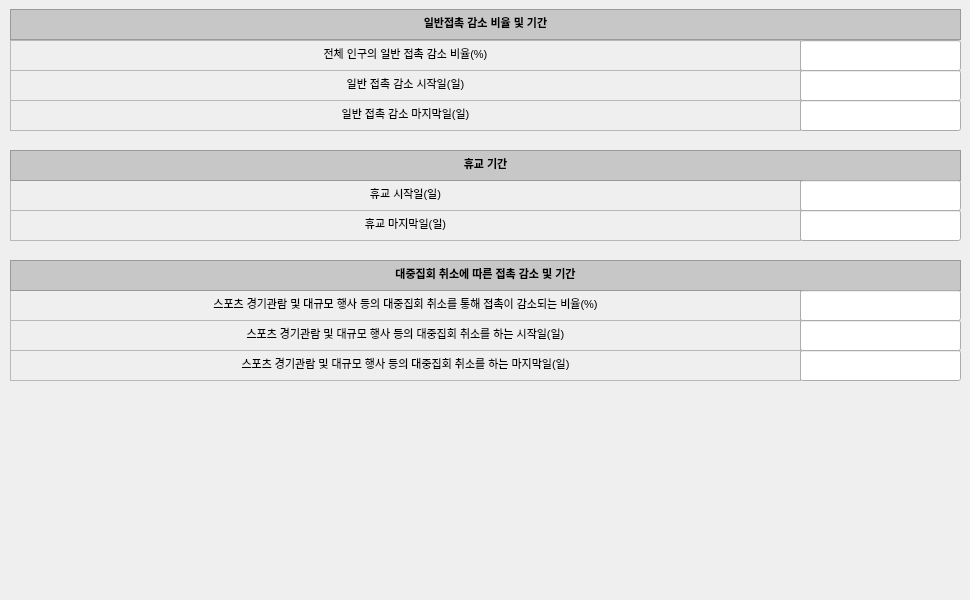
       <widget class="QWidget" name="scrollAreaWidgetContents_4">
        <property name="geometry">
         <rect>
          <x>0</x>
          <y>0</y>
          <width>970</width>
          <height>600</height>
         </rect>
        </property>
        <widget class="QTextEdit" name="textEdit_144">
         <property name="enabled">
          <bool>false</bool>
         </property>
         <property name="geometry">
          <rect>
           <x>10</x>
           <y>40</y>
           <width>791</width>
           <height>31</height>
          </rect>
         </property>
         <property name="html">
          <string>&lt;!DOCTYPE HTML PUBLIC &quot;-//W3C//DTD HTML 4.0//EN&quot; &quot;http://www.w3.org/TR/REC-html40/strict.dtd&quot;&gt;
&lt;html&gt;&lt;head&gt;&lt;meta name=&quot;qrichtext&quot; content=&quot;1&quot; /&gt;&lt;style type=&quot;text/css&quot;&gt;
p, li { white-space: pre-wrap; }
&lt;/style&gt;&lt;/head&gt;&lt;body style=&quot; font-family:'맑은 고딕'; font-size:8.25pt; font-weight:400; font-style:normal;&quot;&gt;
&lt;p align=&quot;center&quot; style=&quot; margin-top:0px; margin-bottom:0px; margin-left:0px; margin-right:0px; -qt-block-indent:0; text-indent:0px;&quot;&gt;&lt;span style=&quot; font-size:8pt; color:#000000;&quot;&gt;전체 인구의 일반 접촉 감소 비율(%)&lt;/span&gt;&lt;/p&gt;&lt;/body&gt;&lt;/html&gt;</string>
         </property>
        </widget>
        <widget class="QTextEdit" name="textEdit_145">
         <property name="enabled">
          <bool>false</bool>
         </property>
         <property name="geometry">
          <rect>
           <x>10</x>
           <y>9</y>
           <width>951</width>
           <height>31</height>
          </rect>
         </property>
         <property name="styleSheet">
          <string notr="true">background-color: rgb(199, 199, 199);</string>
         </property>
         <property name="html">
          <string>&lt;!DOCTYPE HTML PUBLIC &quot;-//W3C//DTD HTML 4.0//EN&quot; &quot;http://www.w3.org/TR/REC-html40/strict.dtd&quot;&gt;
&lt;html&gt;&lt;head&gt;&lt;meta name=&quot;qrichtext&quot; content=&quot;1&quot; /&gt;&lt;style type=&quot;text/css&quot;&gt;
p, li { white-space: pre-wrap; }
&lt;/style&gt;&lt;/head&gt;&lt;body style=&quot; font-family:'맑은 고딕'; font-size:8.25pt; font-weight:400; font-style:normal;&quot;&gt;
&lt;p align=&quot;center&quot; style=&quot; margin-top:0px; margin-bottom:0px; margin-left:0px; margin-right:0px; -qt-block-indent:0; text-indent:0px;&quot;&gt;&lt;span style=&quot; font-size:8pt; font-weight:600; color:#000000;&quot;&gt;일반접촉 감소 비율 및 기간&lt;/span&gt;&lt;/p&gt;&lt;/body&gt;&lt;/html&gt;</string>
         </property>
        </widget>
        <widget class="QTextEdit" name="textEdit_147">
         <property name="enabled">
          <bool>false</bool>
         </property>
         <property name="geometry">
          <rect>
           <x>10</x>
           <y>180</y>
           <width>791</width>
           <height>31</height>
          </rect>
         </property>
         <property name="html">
          <string>&lt;!DOCTYPE HTML PUBLIC &quot;-//W3C//DTD HTML 4.0//EN&quot; &quot;http://www.w3.org/TR/REC-html40/strict.dtd&quot;&gt;
&lt;html&gt;&lt;head&gt;&lt;meta name=&quot;qrichtext&quot; content=&quot;1&quot; /&gt;&lt;style type=&quot;text/css&quot;&gt;
p, li { white-space: pre-wrap; }
&lt;/style&gt;&lt;/head&gt;&lt;body style=&quot; font-family:'맑은 고딕'; font-size:8.25pt; font-weight:400; font-style:normal;&quot;&gt;
&lt;p align=&quot;center&quot; style=&quot; margin-top:0px; margin-bottom:0px; margin-left:0px; margin-right:0px; -qt-block-indent:0; text-indent:0px;&quot;&gt;&lt;span style=&quot; font-size:8pt; color:#000000;&quot;&gt;휴교 시작일(일)&lt;/span&gt;&lt;/p&gt;&lt;/body&gt;&lt;/html&gt;</string>
         </property>
        </widget>
        <widget class="QTextEdit" name="textEdit_148">
         <property name="enabled">
          <bool>false</bool>
         </property>
         <property name="geometry">
          <rect>
           <x>10</x>
           <y>150</y>
           <width>951</width>
           <height>31</height>
          </rect>
         </property>
         <property name="styleSheet">
          <string notr="true">background-color: rgb(199, 199, 199);</string>
         </property>
         <property name="html">
          <string>&lt;!DOCTYPE HTML PUBLIC &quot;-//W3C//DTD HTML 4.0//EN&quot; &quot;http://www.w3.org/TR/REC-html40/strict.dtd&quot;&gt;
&lt;html&gt;&lt;head&gt;&lt;meta name=&quot;qrichtext&quot; content=&quot;1&quot; /&gt;&lt;style type=&quot;text/css&quot;&gt;
p, li { white-space: pre-wrap; }
&lt;/style&gt;&lt;/head&gt;&lt;body style=&quot; font-family:'맑은 고딕'; font-size:8.25pt; font-weight:400; font-style:normal;&quot;&gt;
&lt;p align=&quot;center&quot; style=&quot; margin-top:0px; margin-bottom:0px; margin-left:0px; margin-right:0px; -qt-block-indent:0; text-indent:0px;&quot;&gt;&lt;span style=&quot; font-size:8pt; font-weight:600; color:#000000;&quot;&gt;휴교 기간&lt;/span&gt;&lt;/p&gt;&lt;/body&gt;&lt;/html&gt;</string>
         </property>
        </widget>
        <widget class="QTextEdit" name="textEdit_169">
         <property name="enabled">
          <bool>false</bool>
         </property>
         <property name="geometry">
          <rect>
           <x>10</x>
           <y>290</y>
           <width>791</width>
           <height>31</height>
          </rect>
         </property>
         <property name="html">
          <string>&lt;!DOCTYPE HTML PUBLIC &quot;-//W3C//DTD HTML 4.0//EN&quot; &quot;http://www.w3.org/TR/REC-html40/strict.dtd&quot;&gt;
&lt;html&gt;&lt;head&gt;&lt;meta name=&quot;qrichtext&quot; content=&quot;1&quot; /&gt;&lt;style type=&quot;text/css&quot;&gt;
p, li { white-space: pre-wrap; }
&lt;/style&gt;&lt;/head&gt;&lt;body style=&quot; font-family:'맑은 고딕'; font-size:8.25pt; font-weight:400; font-style:normal;&quot;&gt;
&lt;p align=&quot;center&quot; style=&quot; margin-top:0px; margin-bottom:0px; margin-left:0px; margin-right:0px; -qt-block-indent:0; text-indent:0px;&quot;&gt;&lt;span style=&quot; font-size:8pt; color:#000000;&quot;&gt;스포츠 경기관람 및 대규모 행사 등의 대중집회 취소를 통해 접촉이 감소되는 비율(%)&lt;/span&gt;&lt;/p&gt;&lt;/body&gt;&lt;/html&gt;</string>
         </property>
        </widget>
        <widget class="QTextEdit" name="textEdit_170">
         <property name="enabled">
          <bool>false</bool>
         </property>
         <property name="geometry">
          <rect>
           <x>10</x>
           <y>260</y>
           <width>951</width>
           <height>31</height>
          </rect>
         </property>
         <property name="styleSheet">
          <string notr="true">background-color: rgb(199, 199, 199);</string>
         </property>
         <property name="html">
          <string>&lt;!DOCTYPE HTML PUBLIC &quot;-//W3C//DTD HTML 4.0//EN&quot; &quot;http://www.w3.org/TR/REC-html40/strict.dtd&quot;&gt;
&lt;html&gt;&lt;head&gt;&lt;meta name=&quot;qrichtext&quot; content=&quot;1&quot; /&gt;&lt;style type=&quot;text/css&quot;&gt;
p, li { white-space: pre-wrap; }
&lt;/style&gt;&lt;/head&gt;&lt;body style=&quot; font-family:'맑은 고딕'; font-size:8.25pt; font-weight:400; font-style:normal;&quot;&gt;
&lt;p align=&quot;center&quot; style=&quot; margin-top:0px; margin-bottom:0px; margin-left:0px; margin-right:0px; -qt-block-indent:0; text-indent:0px;&quot;&gt;&lt;span style=&quot; font-size:8pt; font-weight:600; color:#000000;&quot;&gt;대중집회 취소에 따른 접촉 감소 및 기간&lt;/span&gt;&lt;/p&gt;&lt;/body&gt;&lt;/html&gt;</string>
         </property>
        </widget>
        <widget class="QTextEdit" name="textEdit_178">
         <property name="enabled">
          <bool>false</bool>
         </property>
         <property name="geometry">
          <rect>
           <x>10</x>
           <y>70</y>
           <width>791</width>
           <height>31</height>
          </rect>
         </property>
         <property name="html">
          <string>&lt;!DOCTYPE HTML PUBLIC &quot;-//W3C//DTD HTML 4.0//EN&quot; &quot;http://www.w3.org/TR/REC-html40/strict.dtd&quot;&gt;
&lt;html&gt;&lt;head&gt;&lt;meta name=&quot;qrichtext&quot; content=&quot;1&quot; /&gt;&lt;style type=&quot;text/css&quot;&gt;
p, li { white-space: pre-wrap; }
&lt;/style&gt;&lt;/head&gt;&lt;body style=&quot; font-family:'맑은 고딕'; font-size:8.25pt; font-weight:400; font-style:normal;&quot;&gt;
&lt;p align=&quot;center&quot; style=&quot; margin-top:0px; margin-bottom:0px; margin-left:0px; margin-right:0px; -qt-block-indent:0; text-indent:0px;&quot;&gt;&lt;span style=&quot; font-size:8pt; color:#000000;&quot;&gt;일반 접촉 감소 시작일(일)&lt;/span&gt;&lt;/p&gt;&lt;/body&gt;&lt;/html&gt;</string>
         </property>
        </widget>
        <widget class="QLineEdit" name="input_contactReduct">
         <property name="geometry">
          <rect>
           <x>800</x>
           <y>40</y>
           <width>161</width>
           <height>31</height>
          </rect>
         </property>
         <property name="text">
          <string/>
         </property>
         <property name="maxLength">
          <number>20</number>
         </property>
         <property name="alignment">
          <set>Qt::AlignCenter</set>
         </property>
        </widget>
        <widget class="QLineEdit" name="input_gatheringCancel">
         <property name="geometry">
          <rect>
           <x>800</x>
           <y>290</y>
           <width>161</width>
           <height>31</height>
          </rect>
         </property>
         <property name="text">
          <string/>
         </property>
         <property name="maxLength">
          <number>20</number>
         </property>
         <property name="alignment">
          <set>Qt::AlignCenter</set>
         </property>
        </widget>
        <widget class="QLineEdit" name="input_contactReductStart">
         <property name="geometry">
          <rect>
           <x>800</x>
           <y>70</y>
           <width>161</width>
           <height>31</height>
          </rect>
         </property>
         <property name="styleSheet">
          <string notr="true"/>
         </property>
         <property name="text">
          <string/>
         </property>
         <property name="maxLength">
          <number>20</number>
         </property>
         <property name="alignment">
          <set>Qt::AlignCenter</set>
         </property>
        </widget>
        <widget class="QLineEdit" name="input_contactReductEnd">
         <property name="geometry">
          <rect>
           <x>800</x>
           <y>100</y>
           <width>161</width>
           <height>31</height>
          </rect>
         </property>
         <property name="styleSheet">
          <string notr="true"/>
         </property>
         <property name="text">
          <string/>
         </property>
         <property name="maxLength">
          <number>20</number>
         </property>
         <property name="alignment">
          <set>Qt::AlignCenter</set>
         </property>
        </widget>
        <widget class="QTextEdit" name="textEdit_203">
         <property name="enabled">
          <bool>false</bool>
         </property>
         <property name="geometry">
          <rect>
           <x>10</x>
           <y>100</y>
           <width>791</width>
           <height>31</height>
          </rect>
         </property>
         <property name="html">
          <string>&lt;!DOCTYPE HTML PUBLIC &quot;-//W3C//DTD HTML 4.0//EN&quot; &quot;http://www.w3.org/TR/REC-html40/strict.dtd&quot;&gt;
&lt;html&gt;&lt;head&gt;&lt;meta name=&quot;qrichtext&quot; content=&quot;1&quot; /&gt;&lt;style type=&quot;text/css&quot;&gt;
p, li { white-space: pre-wrap; }
&lt;/style&gt;&lt;/head&gt;&lt;body style=&quot; font-family:'맑은 고딕'; font-size:8.25pt; font-weight:400; font-style:normal;&quot;&gt;
&lt;p align=&quot;center&quot; style=&quot; margin-top:0px; margin-bottom:0px; margin-left:0px; margin-right:0px; -qt-block-indent:0; text-indent:0px;&quot;&gt;&lt;span style=&quot; font-size:8pt; color:#000000;&quot;&gt;일반 접촉 감소 마지막일(일)&lt;/span&gt;&lt;/p&gt;&lt;/body&gt;&lt;/html&gt;</string>
         </property>
        </widget>
        <widget class="QLineEdit" name="input_schoolCloseRangeEnd">
         <property name="geometry">
          <rect>
           <x>800</x>
           <y>210</y>
           <width>161</width>
           <height>31</height>
          </rect>
         </property>
         <property name="styleSheet">
          <string notr="true"/>
         </property>
         <property name="text">
          <string/>
         </property>
         <property name="maxLength">
          <number>20</number>
         </property>
         <property name="alignment">
          <set>Qt::AlignCenter</set>
         </property>
        </widget>
        <widget class="QLineEdit" name="input_schoolCloseRangeStart">
         <property name="geometry">
          <rect>
           <x>800</x>
           <y>180</y>
           <width>161</width>
           <height>31</height>
          </rect>
         </property>
         <property name="styleSheet">
          <string notr="true"/>
         </property>
         <property name="text">
          <string/>
         </property>
         <property name="maxLength">
          <number>20</number>
         </property>
         <property name="alignment">
          <set>Qt::AlignCenter</set>
         </property>
        </widget>
        <widget class="QTextEdit" name="textEdit_149">
         <property name="enabled">
          <bool>false</bool>
         </property>
         <property name="geometry">
          <rect>
           <x>10</x>
           <y>210</y>
           <width>791</width>
           <height>31</height>
          </rect>
         </property>
         <property name="html">
          <string>&lt;!DOCTYPE HTML PUBLIC &quot;-//W3C//DTD HTML 4.0//EN&quot; &quot;http://www.w3.org/TR/REC-html40/strict.dtd&quot;&gt;
&lt;html&gt;&lt;head&gt;&lt;meta name=&quot;qrichtext&quot; content=&quot;1&quot; /&gt;&lt;style type=&quot;text/css&quot;&gt;
p, li { white-space: pre-wrap; }
&lt;/style&gt;&lt;/head&gt;&lt;body style=&quot; font-family:'맑은 고딕'; font-size:8.25pt; font-weight:400; font-style:normal;&quot;&gt;
&lt;p align=&quot;center&quot; style=&quot; margin-top:0px; margin-bottom:0px; margin-left:0px; margin-right:0px; -qt-block-indent:0; text-indent:0px;&quot;&gt;&lt;span style=&quot; font-size:8pt; color:#000000;&quot;&gt;휴교 마지막일(일)&lt;/span&gt;&lt;/p&gt;&lt;/body&gt;&lt;/html&gt;</string>
         </property>
        </widget>
        <widget class="QLineEdit" name="input_gatheringCancelStart">
         <property name="geometry">
          <rect>
           <x>800</x>
           <y>320</y>
           <width>161</width>
           <height>31</height>
          </rect>
         </property>
         <property name="styleSheet">
          <string notr="true"/>
         </property>
         <property name="text">
          <string/>
         </property>
         <property name="maxLength">
          <number>20</number>
         </property>
         <property name="alignment">
          <set>Qt::AlignCenter</set>
         </property>
        </widget>
        <widget class="QLineEdit" name="input_gatheringCancelEnd">
         <property name="geometry">
          <rect>
           <x>800</x>
           <y>350</y>
           <width>161</width>
           <height>31</height>
          </rect>
         </property>
         <property name="styleSheet">
          <string notr="true"/>
         </property>
         <property name="text">
          <string/>
         </property>
         <property name="maxLength">
          <number>20</number>
         </property>
         <property name="alignment">
          <set>Qt::AlignCenter</set>
         </property>
        </widget>
        <widget class="QTextEdit" name="textEdit_171">
         <property name="enabled">
          <bool>false</bool>
         </property>
         <property name="geometry">
          <rect>
           <x>10</x>
           <y>320</y>
           <width>791</width>
           <height>31</height>
          </rect>
         </property>
         <property name="html">
          <string>&lt;!DOCTYPE HTML PUBLIC &quot;-//W3C//DTD HTML 4.0//EN&quot; &quot;http://www.w3.org/TR/REC-html40/strict.dtd&quot;&gt;
&lt;html&gt;&lt;head&gt;&lt;meta name=&quot;qrichtext&quot; content=&quot;1&quot; /&gt;&lt;style type=&quot;text/css&quot;&gt;
p, li { white-space: pre-wrap; }
&lt;/style&gt;&lt;/head&gt;&lt;body style=&quot; font-family:'맑은 고딕'; font-size:8.25pt; font-weight:400; font-style:normal;&quot;&gt;
&lt;p align=&quot;center&quot; style=&quot; margin-top:0px; margin-bottom:0px; margin-left:0px; margin-right:0px; -qt-block-indent:0; text-indent:0px;&quot;&gt;&lt;span style=&quot; font-size:8pt; color:#000000;&quot;&gt;스포츠 경기관람 및 대규모 행사 등의 대중집회 취소를 하는 시작일(일)&lt;/span&gt;&lt;/p&gt;&lt;/body&gt;&lt;/html&gt;</string>
         </property>
        </widget>
        <widget class="QTextEdit" name="textEdit_207">
         <property name="enabled">
          <bool>false</bool>
         </property>
         <property name="geometry">
          <rect>
           <x>10</x>
           <y>350</y>
           <width>791</width>
           <height>31</height>
          </rect>
         </property>
         <property name="html">
          <string>&lt;!DOCTYPE HTML PUBLIC &quot;-//W3C//DTD HTML 4.0//EN&quot; &quot;http://www.w3.org/TR/REC-html40/strict.dtd&quot;&gt;
&lt;html&gt;&lt;head&gt;&lt;meta name=&quot;qrichtext&quot; content=&quot;1&quot; /&gt;&lt;style type=&quot;text/css&quot;&gt;
p, li { white-space: pre-wrap; }
&lt;/style&gt;&lt;/head&gt;&lt;body style=&quot; font-family:'맑은 고딕'; font-size:8.25pt; font-weight:400; font-style:normal;&quot;&gt;
&lt;p align=&quot;center&quot; style=&quot; margin-top:0px; margin-bottom:0px; margin-left:0px; margin-right:0px; -qt-block-indent:0; text-indent:0px;&quot;&gt;&lt;span style=&quot; font-size:8pt; color:#000000;&quot;&gt;스포츠 경기관람 및 대규모 행사 등의 대중집회 취소를 하는 마지막일(일)&lt;/span&gt;&lt;/p&gt;&lt;/body&gt;&lt;/html&gt;</string>
         </property>
        </widget>
        <zorder>textEdit_144</zorder>
        <zorder>textEdit_145</zorder>
        <zorder>textEdit_147</zorder>
        <zorder>textEdit_148</zorder>
        <zorder>textEdit_169</zorder>
        <zorder>textEdit_170</zorder>
        <zorder>textEdit_178</zorder>
        <zorder>input_contactReduct</zorder>
        <zorder>input_gatheringCancel</zorder>
        <zorder>input_contactReductStart</zorder>
        <zorder>textEdit_203</zorder>
        <zorder>input_schoolCloseRangeStart</zorder>
        <zorder>textEdit_149</zorder>
        <zorder>textEdit_171</zorder>
        <zorder>textEdit_207</zorder>
        <zorder>input_gatheringCancelStart</zorder>
        <zorder>input_gatheringCancelEnd</zorder>
        <zorder>input_schoolCloseRangeEnd</zorder>
        <zorder>input_contactReductEnd</zorder>
       </widget>
